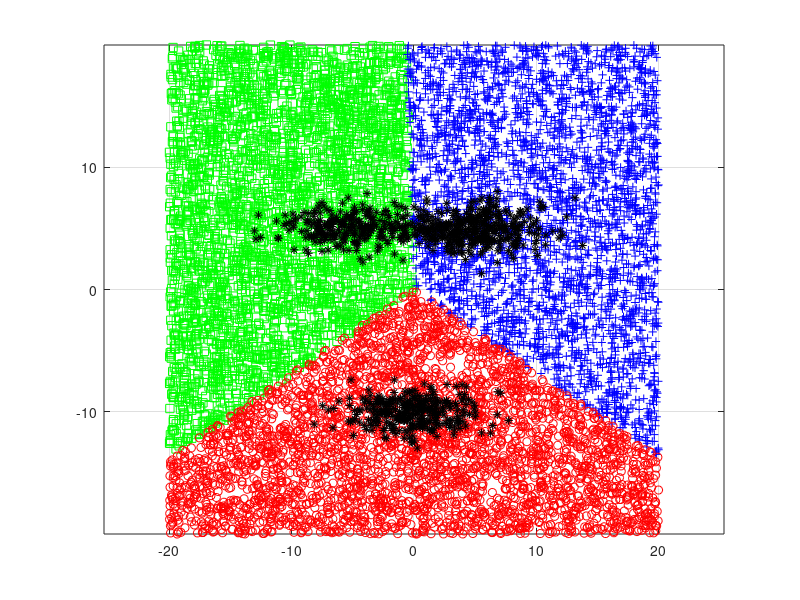

The MATLAB script that drew this image:
% Matlab example: classification by regression with indicator matrix
% Homework 6 Problem 3
rng('default') %initialize seed for random number generator
rng(1)

%class conditional means
mu1=[-5;5];
mu2=[5;5];
mu3=[0;-10];


Sigma = [8 0; 0 1]; % covariance
N=1000; % number of data points
y = zeros(N,3);
x = zeros(2,N);
b= rand(N,1);

for j=1:N
    if (0 <= b(j))&(b(j) <.3)
        Z(j,:) = [1 0 0];
        x(:,j) = mvnrnd(mu1,Sigma);
    elseif (.3<= b(j))&(b(j) < .7)
        Z(j,:) = [0 1 0];
        x(:,j) = mvnrnd(mu2,Sigma);
    elseif (.7<= b(j))&(b(j) <=1)
        Z(j,:) = [0 0 1];
        x(:,j) = mvnrnd(mu3,Sigma);
    end
end
D=x';
B=((D'*D)^(-1))*(D')*Z;
M=10000;
xt=40*(rand(2,M)-.5);
fhat = xt'*B;
[A C]=max(fhat');
CI1=find(C==1);
CI2=find(C==2);
CI3=find(C==3);
plot(xt(1,CI1),xt(2,CI1),'sg', xt(1,CI2),xt(2,CI2),'+b', ...
    xt(1,CI3),xt(2,CI3),'or',x(1,:),x(2,:),'*k')
axis equal
grid on